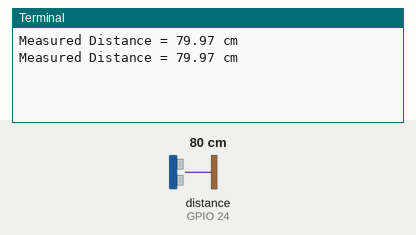
Simulated run of this program. Board: Raspberry Pi (BCM pin numbers). Shown: the last lines printed to the terminal. The test bench sets the inputs (shaded band); at power-on: distance to the obstacle (sensor on GPIO 24) 80 cm. The echo pulse lasts 58.3 µs per cm; the clock reads 2024-03-15 10:24:30 at power-on unless the program sets it.

Above: at 1.2 s.
1.3 s: distance to the obstacle (sensor on GPIO 24) set to 2 cm
At 2.6 s:
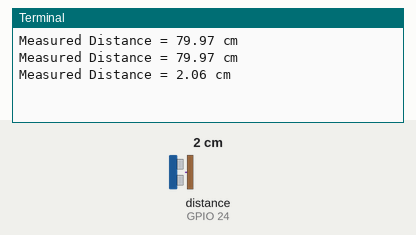
2.8 s: distance to the obstacle (sensor on GPIO 24) set to 4 cm
At 3.8 s:
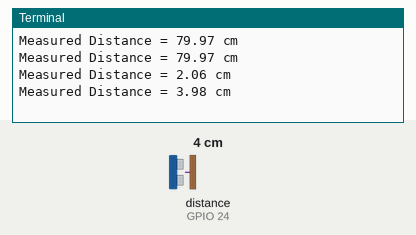
Timing chart, 0 to 5.8 s (numbered marks = the images above; inputs shaded):
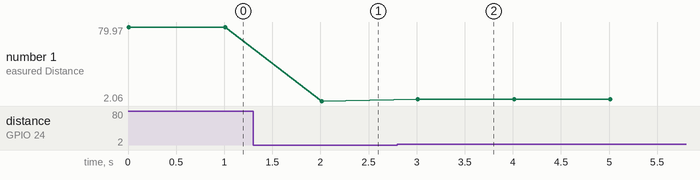

Measured:
- after the input at 1.3 s, the terminal: prints a new line after 0.71 s (image 1)
- after the input at 2.8 s, the terminal: prints a new line after 0.21 s (image 2)
- plotted number 1: 79.97 → 2.06 after the input at 1.3 s, 2.06 → 3.98 after the input at 2.8 s

The program:

HC-SR04.py
```python
#!/usr/bin/env python
# -*- coding: utf-8 -*-
"""
@author:keke
@file: HC-SR041.py
@time: 2023/4/18 11:36
@version：Python 3.11.2
@title: 超神波测距
"""
# 导入 GPIO库
import RPi.GPIO as GPIO
import time

# 设置 GPIO 模式为 BCM
GPIO.setmode(GPIO.BCM)

# 定义 GPIO 引脚
GPIO_TRIGGER = 23
GPIO_ECHO = 24

# 设置 GPIO 的工作方式 (IN / OUT)
GPIO.setup(GPIO_TRIGGER, GPIO.OUT)
GPIO.setup(GPIO_ECHO, GPIO.IN)


def distance():
    # 发送高电平信号到 Trig 引脚
    GPIO.output(GPIO_TRIGGER, True)

    # 持续 10 us
    time.sleep(0.00001)
    GPIO.output(GPIO_TRIGGER, False)

    start_time = time.time()
    stop_time = time.time()

    # 记录发送超声波的时刻1
    while GPIO.input(GPIO_ECHO) == 0:
        start_time = time.time()

    # 记录接收到返回超声波的时刻2
    while GPIO.input(GPIO_ECHO) == 1:
        stop_time = time.time()

    # 计算超声波的往返时间 = 时刻2 - 时刻1
    time_elapsed = stop_time - start_time
    # 声波的速度为 343m/s， 转化为 34300cm/s。
    distance = (time_elapsed * 34300) / 2

    return distance


if __name__ == '__main__':
    try:
        while True:
            dist = distance()
            print("Measured Distance = {:.2f} cm".format(dist))
            time.sleep(1)

        # Reset by pressing CTRL + C
    except KeyboardInterrupt:
        print("bye bye")
        GPIO.cleanup()
```
